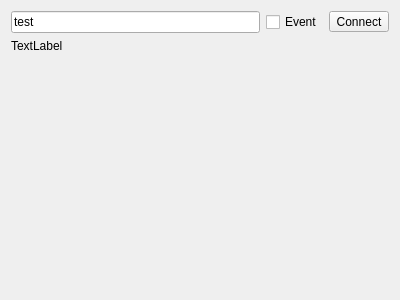
<?xml version="1.0" encoding="UTF-8"?>
<ui version="4.0">
 <class>ImageViewer</class>
 <widget class="QWidget" name="ImageViewer">
  <property name="geometry">
   <rect>
    <x>0</x>
    <y>0</y>
    <width>400</width>
    <height>300</height>
   </rect>
  </property>
  <property name="windowTitle">
   <string>Viewer</string>
  </property>
  <layout class="QVBoxLayout" name="verticalLayout">
   <item>
    <layout class="QHBoxLayout" name="horizontalLayout">
     <item>
      <widget class="QLineEdit" name="id">
       <property name="text">
        <string>test</string>
       </property>
      </widget>
     </item>
     <item>
      <widget class="QCheckBox" name="eventDriven">
       <property name="text">
        <string>Event</string>
       </property>
      </widget>
     </item>
     <item>
      <widget class="QToolButton" name="connect">
       <property name="text">
        <string>Connect</string>
       </property>
       <property name="checkable">
        <bool>true</bool>
       </property>
      </widget>
     </item>
    </layout>
   </item>
   <item>
    <widget class="QLabel" name="message">
     <property name="text">
      <string>TextLabel</string>
     </property>
    </widget>
   </item>
   <item>
    <widget class="ImageWidget" name="view" native="true">
     <property name="sizePolicy">
      <sizepolicy hsizetype="Preferred" vsizetype="Preferred">
       <horstretch>0</horstretch>
       <verstretch>4</verstretch>
      </sizepolicy>
     </property>
     <property name="minimumSize">
      <size>
       <width>100</width>
       <height>100</height>
      </size>
     </property>
    </widget>
   </item>
   <item>
    <spacer name="verticalSpacer">
     <property name="orientation">
      <enum>Qt::Vertical</enum>
     </property>
     <property name="sizeHint" stdset="0">
      <size>
       <width>0</width>
       <height>0</height>
      </size>
     </property>
    </spacer>
   </item>
  </layout>
 </widget>
 <customwidgets>
  <customwidget>
   <class>ImageWidget</class>
   <extends>QWidget</extends>
   <header>imagewidget.h</header>
   <container>1</container>
  </customwidget>
 </customwidgets>
 <resources/>
 <connections/>
</ui>
